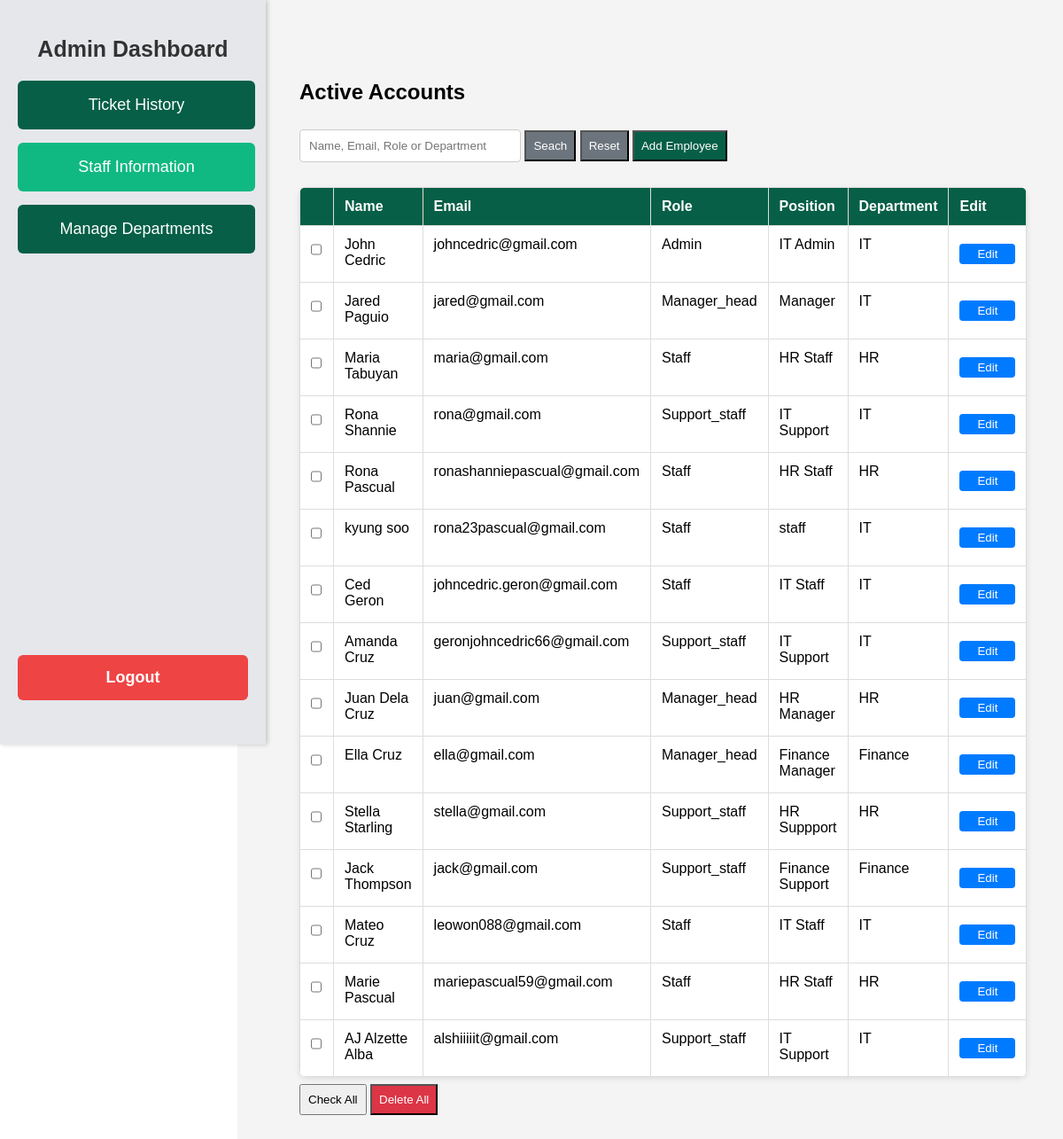
Page /admin_dashboard.php?page=users (signed in) on the committed database.
### tables this page shows
CREATE TABLE `users` (
  `user_id` int(11) NOT NULL,
  `employee_id` varchar(50) NOT NULL,
  `name` varchar(100) NOT NULL,
  `position` varchar(100) DEFAULT NULL,
  `department_id` int(11) DEFAULT NULL,
  `email` varchar(100) NOT NULL,
  `password` varchar(255) NOT NULL,
  `profile_picture` varchar(255) DEFAULT NULL,
  `role` enum('admin','manager_head','support_staff','staff') NOT NULL,
  `status` enum('pending','active','inactive') DEFAULT 'active'
);

CREATE TABLE `departments` (
  `department_id` int(11) NOT NULL,
  `department_name` varchar(100) NOT NULL,
  `department_code` varchar(10) NOT NULL,
  `dept_code` varchar(20) DEFAULT NULL
);

### admin_dashboard.php (the view, shortened to what this page needs)
<?php
$conn = new mysqli("localhost", "u248040635_cedy", "(April_23_2004)!!!!", "u248040635_ticketsystem");
$conn->query("SET time_zone = '+08:00'");
$search = "";
$page = isset($_GET['page_num']) ? intval($_GET['page_num']) : 1;
$limit = 10;
$offset = ($page - 1) * $limit;
?>
<!DOCTYPE html>
<html lang="en">
<head>
    <link rel="stylesheet" href="https://cdnjs.cloudflare.com/ajax/libs/font-awesome/6.4.0/css/all.min.css" />
    </head>
    <body>
        <div class="sidebar">
            <div>
                <h2>Admin Dashboard</h2>
<div class="menu">
    <a href="admin_dashboard.php" class="menu-link">Ticket History</a>
    <a href="admin_dashboard.php?page=users" class="menu-link">Staff Information</a>
    <a href="admin_dashboard.php?page=departments" class="menu-link">Manage Departments</a>
</div>
            </div>
            <button class="logout-btn" onclick="return confirm('Are you sure you want to logout?') ? window.location.href='logout.php' : false;">
                Logout
            </button>
        </div>
    <?php if (!isset($_GET['page']) || $_GET['page'] === ''): ?>
        <div class="content" id="content-area">
            <h2>Ticket History</h2>
            <?php
            $total_tickets = $conn->query("SELECT COUNT(*) as total FROM tickets")->fetch_assoc()['total'];
            $open_tickets = $conn->query("SELECT COUNT(*) as total FROM tickets WHERE status = 'in_progress'")->fetch_assoc()['total'];
            $pending_tickets = $conn->query("SELECT COUNT(*) as total FROM tickets WHERE status = 'pending'")->fetch_assoc()['total'];
            ?>
            <div class="summary-cards">
                <div class="summary-card">
                    <h3>Total Tickets</h3>
                    <p><?php echo $total_tickets; ?></p>
                </div>
                <div class="summary-card">
                    <h3>In Progress</h3>
                    <p><?php echo $open_tickets; ?></p>
                </div>
                <div class="summary-card">
                    <h3>Pending</h3>
                    <p><?php echo $pending_tickets; ?></p>
                </div>
            </div>
            <div class="search-bar">
                <form method="GET">
                    <input type="text" name="search" placeholder="Search by Name, Department, or Control Number" value="<?php echo htmlspecialchars($search); ?>">
                    <input type="hidden" name="page_num" value="1">
                    <button type="submit">Search</button>
                    <button type="button" onclick="window.location.href='admin_dashboard.php'">Refresh</button>
                </form>
            </div>
                    <a href="export_general_report.php" style="text-decoration:none;">
    <button style="
        background: #16a34a;
        width: 40%;
        color: white;
        border: none;
        padding: 10px 18px;
        border-radius: 8px;
        font-size: 14px;
        font-weight: 600;
        cursor: pointer;
        transition: 0.2s ease-in-out;
        box-shadow: 0 2px 6px rgba(0,0,0,0.15);
    "
    onmouseover="this.style.background='#15803d'"
    onmouseout="this.style.background='#16a34a'">
        Export General Report
    </button>
</a>
            <?php
            $search_sql = "";
            if ($search !== "") {
                $search_esc = $conn->real_escape_string($search);
                $search_sql = "WHERE d.department_name LIKE '%$search_esc%' OR u.name LIKE '%$search_esc%' OR t.control_number LIKE '%$search_esc%'";
            }
            $tickets_sql = "
                SELECT t.ticket_id, t.control_number, u.name AS user_name, d.department_name, t.title,t.issue, t.priority, t.status, t.created_at, t.ended_at
                FROM tickets t
                JOIN users u ON t.user_id = u.user_id
                JOIN departments d ON t.department_id = d.department_id
                $search_sql
                ORDER BY t.created_at ASC
                LIMIT $limit OFFSET $offset
            ";
            $tickets = $conn->query($tickets_sql);
            $total_tickets_sql = "
                SELECT COUNT(*) as total
                FROM tickets t
                JOIN users u ON t.user_id = u.user_id
                JOIN departments d ON t.department_id = d.department_id
                $search_sql
            ";
            $total_tickets_result = $conn->query($total_tickets_sql);
            $total_tickets_count = $total_tickets_result->fetch_assoc()['total'];
            $total_pages = ceil($total_tickets_count / $limit);
            ?>
            <table>
                <tr>
                    <th>Control No.</th>
                    <th>Sender</th>
                    <th>Department</th>
                    <th>Title</th>
                    <th>Issue</th>
                    <th>Status</th>
                    <th>Duration</th>
                    <th>Actions</th>
                </tr>
                <?php if ($tickets && $tickets->num_rows > 0): ?>
                    <?php while($row = $tickets->fetch_assoc()):
                        $durationText = formatDuration($row['created_at'], $row['ended_at']);
                        $start = htmlspecialchars($row['created_at']);
                        $end = htmlspecialchars($row['ended_at'] ?? 'N/A');
                    ?>
                        <tr>
                            <td><?php echo $row ['control_number']; ?></td>
                            <td><?php echo htmlspecialchars($row['user_name']); ?></td>
                            <td><?php echo htmlspecialchars($row['department_name']); ?></td>
                            <td><?php echo htmlspecialchars($row['title']); ?></td>
                            <td><?php echo htmlspecialchars($row['issue']); ?></td>
<td>
    <span class="status status-<?php echo strtolower(str_replace(' ', '_', $row['status'])); ?>">
        <?php echo ucfirst(htmlspecialchars($row['status'])); ?>
    </span>
</td>
                            <td class="duration-cell">
                                <div class="tooltip">
                                    <?php if ($durationText !== '-'): ?>
                                    <button class="duration-btn" tabindex="0">⏱️
                                        <span class="tooltiptext">
                                            Start: <?php echo $start; ?><br>
                                            End: <?php echo $end; ?>
                                        </span>
                                    </button>
                                    <?php endif; ?>
                                </div>
                            </td>
                            <td>
                                <form method="POST" class="inline-form" onsubmit="return confirm('Are you sure you want to delete this ticket?');">
                                    <input type="hidden" name="delete_ticket_id" value="<?php echo $row['ticket_id']; ?>">
                                    <button type="submit" class="action-btn delete-btn">Delete</button>
                                </form>
                            </td>
                        </tr>
                    <?php endwhile; ?>
                <?php else: ?>
                    <tr><td colspan="7">No tickets found.</td></tr>
                <?php endif; ?>
            </table>
            <form action="export_tickets.php" method="POST" style="margin-bottom:15px;">
    <button type="submit" class="export-btn">
        📥 Download Tickets
    </button>
</form>
            <div class="pagination">
                <?php if ($page > 1): ?>
                    <a href="?page_num=<?php echo $page - 1; ?>&search=<?php echo urlencode($search); ?>">&laquo; Previous</a>
                <?php endif; ?>
                <?php for ($i = 1; $i <= $total_pages; $i++): ?>
                    <?php if ($i == $page): ?>
                        <span class="current"><?php echo $i; ?></span>
                    <?php else: ?>
                        <a href="?page_num=<?php echo $i; ?>&search=<?php echo urlencode($search); ?>"><?php echo $i; ?></a>
                    <?php endif; ?>
                <?php endfor; ?>
                <?php if ($page < $total_pages): ?>
                    <a href="?page_num=<?php echo $page + 1; ?>&search=<?php echo urlencode($search); ?>">Next &raquo;</a>
                <?php endif; ?>
            </div>
        </div>
    <?php elseif ($_GET['page'] === 'users'): ?>
        <div class="content">
           <h2>Active Accounts</h2>
<div class="filters">
    <input type="text" id="filter-text" placeholder="Name, Email, Role or Department">
    <button id="apply-filters">Seach</button>
    <button id="reset-filters">Reset</button>
    <button type = 'button' id="add-filters" onclick="openModal()">Add Employee</button>
</div>
<table id="active-accounts-table">
    <thead>
        <tr>
            <th> </th>
            <th>Name</th>
            <th>Email</th>
            <th>Role</th>
            <th>Position</th>
            <th>Department</th>
            <th>Edit</th>
        </tr>
    </thead>
    <tbody>
    <?php
    $active_users = $conn->query("SELECT u.*, d.department_name, d.department_id
                                FROM users u
                                LEFT JOIN departments d ON u.department_id = d.department_id
                                WHERE u.status='active'");
    if ($active_users && $active_users->num_rows > 0) {
        $active_users->data_seek(0);
        while($row = $active_users->fetch_assoc()) { ?>
                <tr data-id="<?php echo $row['user_id']; ?>"
                data-name="<?php echo htmlspecialchars(strtolower($row['name'])); ?>"
                data-email="<?php echo htmlspecialchars(strtolower($row['email'])); ?>"
                data-role="<?php echo htmlspecialchars(strtolower($row['role'])); ?>"
                data-department="<?php echo htmlspecialchars(strtolower($row['department_name'] ?? '')); ?>">
                <td><input type="checkbox" class="user-checkbox" value="<?php echo $row['user_id']; ?>"></td>
                <td><?php echo htmlspecialchars($row['name']); ?></td>
                <td><?php echo htmlspecialchars($row['email']); ?></td>
                <td><?php echo ucfirst(htmlspecialchars($row['role'])); ?></td>
                <td><?php echo htmlspecialchars($row['position']); ?></td>
                <td><?php echo htmlspecialchars($row['department_name'] ?? 'N/A'); ?></td>
                <td>
                <button onclick="showEditModal(<?php echo $row['user_id']; ?>)" class="action-btn edit-btn">Edit</button>
                </td>
                </tr>
        <?php }
    } else { ?>
        <tr><td colspan="7">No active accounts.</td></tr>
    <?php } ?>
    </tbody>
</table>
<div class="user_buttons">
    <button id="check-all-btn" class="select-btn">Check All</button>
    <button id="batch-delete-btn" class="delete-btn">Delete All</button>
</div>
        </div>
    <?php endif; ?>
        </body>
    </html>

### admin_dashboard.php (style rules this page uses)
body { margin: 0; font-family: Arial, sans-serif; overflow-y: scroll; margin-left: 260px; }
.sidebar { position: fixed; top: 0; left: 0; width: 260px; height: 100vh; background: #e5e7eb; display: flex; flex-direction: column; justify-content: space-between; padding: 20px; box-shadow: 2px 0 5px rgba(0,0,0,0.2); z-index: 1000; }
.sidebar h2 { margin: 10 0 20px 0; text-align: center; font-size: 25px; color: #333333; }
.menu-link { display: block; width: 90%; padding: 17px; margin: 15px 0; background: #065f46; color: white; text-decoration: none; border-radius: 6px; font-size: 18px; transition: background 0.3s ease; text-align: center; }
.menu-link.active { background: #10b981; }
.logout-btn { width: 100%; padding: 15px; background: #ef4444; border: none; color: white; border-radius: 6px; cursor: pointer; font-size: 18px; font-weight: bold; margin-bottom: 30px; transition: background 0.3s ease; }
table { width: 100%; border-collapse: collapse; margin-top: 20px; background: white; border-radius: 10px; overflow: hidden; }
th, td { padding: 12px; border: 1px solid #ddd; text-align: left; vertical-align: top; }
th { background: #065f46; color: white; }
.action-btn { padding: 4px 20px; border: none; border-radius: 4px; cursor: pointer; }
.delete-btn { background: #dc3545; color: white; }
.edit-btn { background: #007bff; color: white; }
select, input[type=text] { padding: 6px; border-radius: 4px; border: 1px solid #ccc; width: 100%; box-sizing: border-box; }
.content { flex-grow: 1; padding: 70px; background: #f4f4f4; overflow-y: auto; margin-left: 8px; transition: margin-left 0.35s ease; }
.filters input[type="text"] { width: 250px; padding: 10px; }
.filters button { width: auto; flex: 0 0 auto; }
.user_buttons button { width: auto; flex: 0 0 auto; }
#active-accounts-table { border-radius: 8px; overflow: hidden; box-shadow: 0 2px 6px rgba(0,0,0,0.1); }
#active-accounts-table th { position: sticky; top: 0; z-index: 1; }
#apply-filters { background-color: #6c757d; color: #fff; }
#reset-filters { background-color: #6c757d; color: #fff; }
#add-filters { background-color: #065f46; color: #fff; }
select, button { width:100%; margin:8px 0; padding:8px; }
input { width:95%; margin:8px 0; padding:8px; }
.active { background:#007bff; color:#fff; }

### rows in the picture
users: name "John Cedric", email "johncedric@gmail.com", role "Admin", position "IT Admin", department.department_name "IT"
users: name "Jared Paguio", email "jared@gmail.com", role "Manager_head", position "Manager", department.department_name "IT"
users: name "Maria Tabuyan", email "maria@gmail.com", role "Staff", position "HR Staff", department.department_name "HR"
users: name "Rona Shannie", email "rona@gmail.com", role "Support_staff", position "IT Support", department.department_name "IT"
users: name "Rona Pascual", email "ronashanniepascual@gmail.com", role "Staff", position "HR Staff", department.department_name "HR"
users: name "kyung soo", email "rona23pascual@gmail.com", role "Staff", position "staff", department.department_name "IT"
users: name "Ced Geron", email "johncedric.geron@gmail.com", role "Staff", position "IT Staff", department.department_name "IT"
users: name "Amanda Cruz", email "geronjohncedric66@gmail.com", role "Support_staff", position "IT Support", department.department_name "IT"
users: name "Juan Dela Cruz", email "juan@gmail.com", role "Manager_head", position "HR Manager", department.department_name "HR"
users: name "Ella Cruz", email "ella@gmail.com", role "Manager_head", position "Finance Manager", department.department_name "Finance"
users: name "Stella Starling", email "stella@gmail.com", role "Support_staff", position "HR Suppport", department.department_name "HR"
users: name "Jack Thompson", email "jack@gmail.com", role "Support_staff", position "Finance Support", department.department_name "Finance"
users: name "Mateo Cruz", email "leowon088@gmail.com", role "Staff", position "IT Staff", department.department_name "IT"
users: name "Marie Pascual", email "mariepascual59@gmail.com", role "Staff", position "HR Staff", department.department_name "HR"
users: name "AJ Alzette Alba", email "alshiiiiit@gmail.com", role "Support_staff", position "IT Support", department.department_name "IT"
